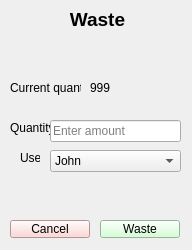
<?xml version="1.0" encoding="UTF-8"?>
<ui version="4.0">
 <class>wasteWindow</class>
 <widget class="QWidget" name="wasteWindow">
  <property name="geometry">
   <rect>
    <x>0</x>
    <y>0</y>
    <width>192</width>
    <height>250</height>
   </rect>
  </property>
  <property name="windowTitle">
   <string>Consume Item</string>
  </property>
  <widget class="QLabel" name="label_title">
   <property name="geometry">
    <rect>
     <x>40</x>
     <y>10</y>
     <width>115</width>
     <height>19</height>
    </rect>
   </property>
   <property name="font">
    <font>
     <pointsize>14</pointsize>
     <bold>true</bold>
    </font>
   </property>
   <property name="text">
    <string>Waste</string>
   </property>
   <property name="alignment">
    <set>Qt::AlignCenter</set>
   </property>
  </widget>
  <widget class="QLabel" name="label_quantity">
   <property name="geometry">
    <rect>
     <x>10</x>
     <y>80</y>
     <width>71</width>
     <height>16</height>
    </rect>
   </property>
   <property name="text">
    <string>Current quantity:</string>
   </property>
  </widget>
  <widget class="QLabel" name="label_consumed">
   <property name="geometry">
    <rect>
     <x>10</x>
     <y>120</y>
     <width>80</width>
     <height>16</height>
    </rect>
   </property>
   <property name="text">
    <string>Quantity:</string>
   </property>
  </widget>
  <widget class="QLabel" name="label_user">
   <property name="geometry">
    <rect>
     <x>20</x>
     <y>150</y>
     <width>20</width>
     <height>16</height>
    </rect>
   </property>
   <property name="text">
    <string>User:</string>
   </property>
  </widget>
  <widget class="QComboBox" name="consumeUserCombo">
   <property name="geometry">
    <rect>
     <x>50</x>
     <y>150</y>
     <width>131</width>
     <height>22</height>
    </rect>
   </property>
   <item>
    <property name="text">
     <string>John</string>
    </property>
   </item>
  </widget>
  <widget class="QLabel" name="itemNameLabel">
   <property name="geometry">
    <rect>
     <x>40</x>
     <y>30</y>
     <width>115</width>
     <height>19</height>
    </rect>
   </property>
   <property name="font">
    <font>
     <pointsize>14</pointsize>
     <bold>true</bold>
    </font>
   </property>
   <property name="text">
    <string>&lt;Item&gt;</string>
   </property>
   <property name="alignment">
    <set>Qt::AlignCenter</set>
   </property>
  </widget>
  <widget class="QLineEdit" name="consumeQuantityText">
   <property name="geometry">
    <rect>
     <x>50</x>
     <y>120</y>
     <width>131</width>
     <height>22</height>
    </rect>
   </property>
   <property name="placeholderText">
    <string>Enter amount</string>
   </property>
  </widget>
  <widget class="QPushButton" name="cancelBtn">
   <property name="geometry">
    <rect>
     <x>10</x>
     <y>220</y>
     <width>80</width>
     <height>18</height>
    </rect>
   </property>
   <property name="styleSheet">
    <string>background-color: #FFCCCC; color: black;</string>
   </property>
   <property name="text">
    <string>Cancel</string>
   </property>
  </widget>
  <widget class="QPushButton" name="wasteBtn">
   <property name="geometry">
    <rect>
     <x>100</x>
     <y>220</y>
     <width>80</width>
     <height>18</height>
    </rect>
   </property>
   <property name="styleSheet">
    <string>background-color: #CCFFCC; color: black;</string>
   </property>
   <property name="text">
    <string>Waste</string>
   </property>
  </widget>
  <widget class="QLabel" name="currentQuantityLabel">
   <property name="geometry">
    <rect>
     <x>90</x>
     <y>80</y>
     <width>71</width>
     <height>16</height>
    </rect>
   </property>
   <property name="text">
    <string>999</string>
   </property>
  </widget>
 </widget>
 <resources/>
 <connections/>
</ui>
